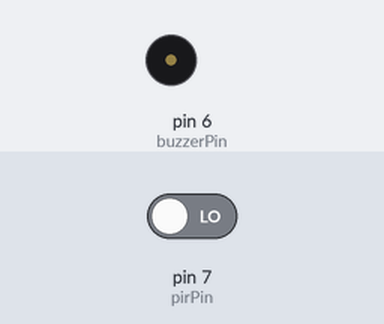
The sketch below on a simulated Arduino Uno, built with avr-gcc and run on an emulated ATmega328P. Parts: buzzer (waves = sounding, pin HIGH). Inputs (shaded band) come from the test bench; at power-on: pin 7 (pirPin) LOW. What the sketch prints to the serial monitor is not drawn.

Above: at 1.2 s.
1.3 s: pin 7 (pirPin) driven HIGH
At 2.5 s:
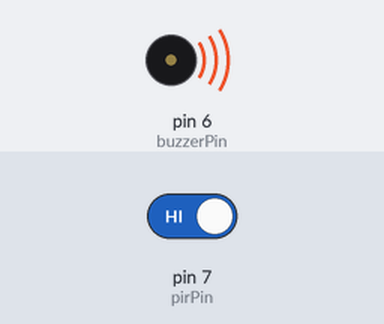
2.8 s: pin 7 (pirPin) driven LOW
At 3.6 s:
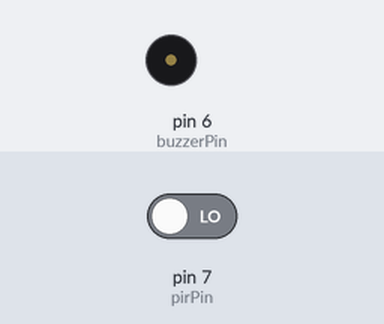
Timing chart, 0 to 5.8 s (numbered marks = the images above; inputs shaded):
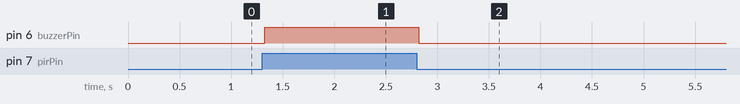

Measured:
- after the input at 1.3 s, pin 6 (buzzerPin): LOW → HIGH at once
- after the input at 2.8 s, pin 6 (buzzerPin): HIGH → LOW at once

The sketch:

PIR_SENSOR.ino
```cpp
int pirPin=7; //digital 7
int buzzerPin = 6; //digital 6


void setup() {
  Serial.begin(9600);
  pinMode(pirPin, INPUT);
  pinMode(buzzerPin, OUTPUT);

}

void loop() {
int pirVal = digitalRead(pirPin);
Serial.println(pirVal);
if(pirVal ==HIGH)
{
  // was motion detected
  Serial.println(" Motion Detected");
  digitalWrite(buzzerPin,HIGH);
  delay(10);
}
else {
  digitalWrite(buzzerPin, LOW);
}


}
```
